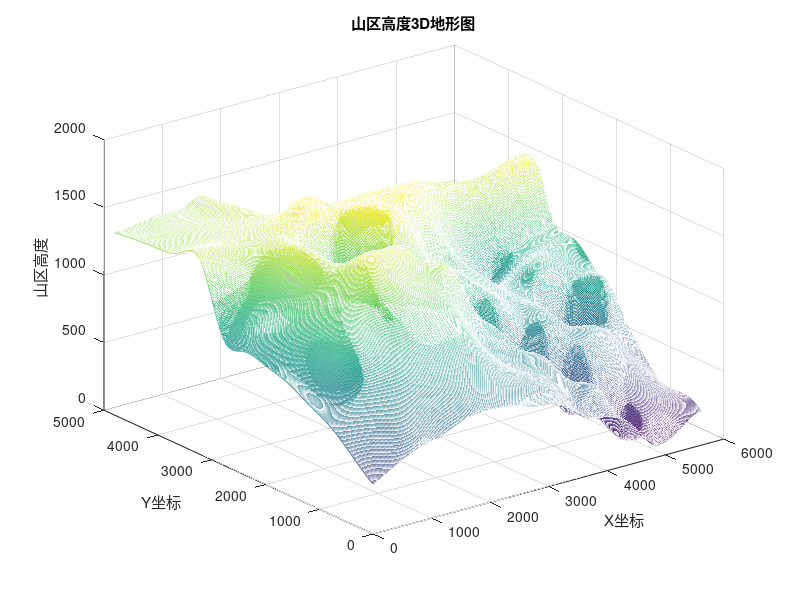
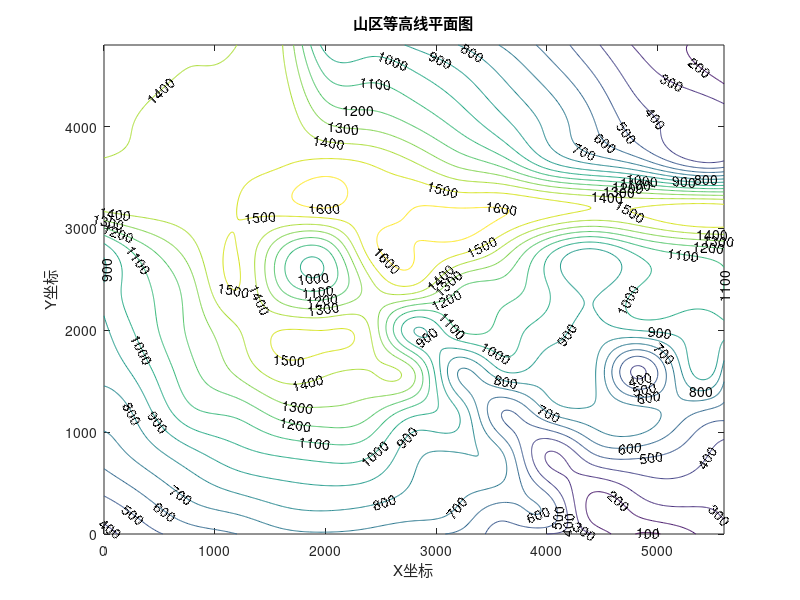
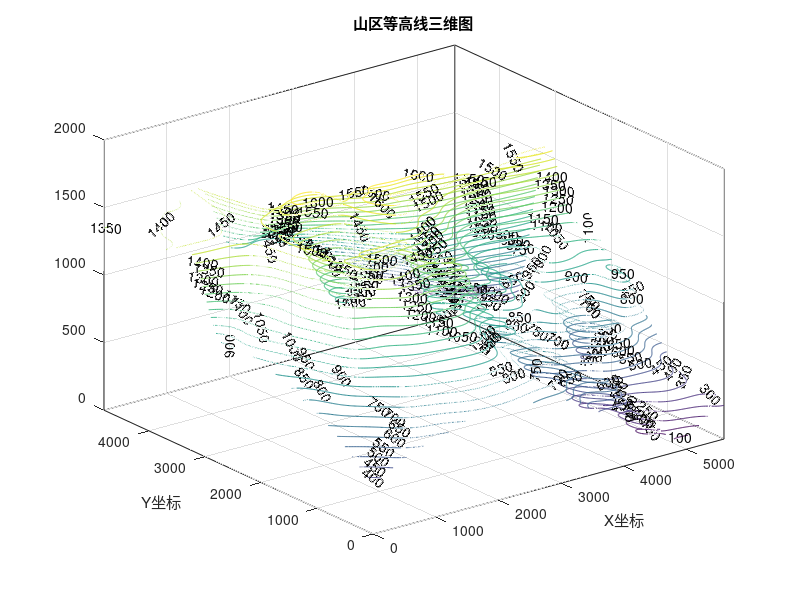

Reproduce these figures in MATLAB, in order.
% T3-Q2
% author：建筑智能化-陈凯（2213041002)
% Time:25/9/21
% Version:V1
%效果图：山区高度3D地形图.jpg；山区等高线平面图.jpg；山区等高线三维图.jpg


clc;
clear;
close all;

x =0: 400: 5600;y = 4800 :-400:0; 
z=[1350 1370 1390 1400 1410 960   940   880   800    690   570   430   290   210   150;
     1370  1390 1410 1430 1440 1140 1110 1050 950    820   690   540   380   300   210;
     1380  1410 1430 1450 1470 1320 1280 1200 1080  940   780   620   460   370   350; 
     1420  1430 1450 1480 1500 1550 1510 1430 1300  1200 980   850   750   550   500;
     1430  1450 1460 1500 1550 1600 1550 1600 1600  1600 1550 1500 1500 1550 1550;
     950    1190 1370 1500 1200 1100 1550 1600 1550  1380 1070 900   1050 1150  1200;
     910    1090 1270 1500 1200 1100 1350 1450 1200  1150 1010 880   1000 1050 1100;
     880    1060 1230 1390 1500 1500 1400 900   1100  1060 950   870   900   930   950;
     830    980   1180 1320 1450 1420 1400 1300 700    900   850   840   380   780   750;
     740    880   1080 1130 1250 1280 1230 1040 900    500   700   780   750   650   550;
     650    760   880   970   1020 1050 1020 830   800    700   300   500   550   480   350;
     510    620   730   800   850   870   850   780   720    650   500   200   300   350   320;
     370    470   550   600   670   690   670   620   580    450   400   300   100   150   250];

[X, Y] =meshgrid(x, y);
[Xi, Yi] =meshgrid(0 : 10 : 5600, 4800 : -10 : 0);

Zi=interp2(X, Y, z, Xi, Yi, 'spline');
mesh(Xi, Yi, Zi); 
xlabel('X坐标');ylabel('Y坐标');zlabel('山区高度');
title("山区高度3D地形图");

figure;
[r2, c2] =contour (Xi, Yi, Zi, [100 : 100 : 1600]);
clabel (r2, c2); xlabel('X坐标'); ylabel('Y坐标'); 
title("山区等高线平面图");

figure;
[r3, c3] =contour3 (Xi, Yi, Zi, [100 : 50 : 1600]);
clabel (r3, c3); xlabel('X坐标'); ylabel('Y坐标'); 
title("山区等高线三维图");


saveas(1, '山区高度3D地形图.jpg');
saveas(2, '山区等高线平面图.jpg');
saveas(3, '山区等高线三维图.jpg');